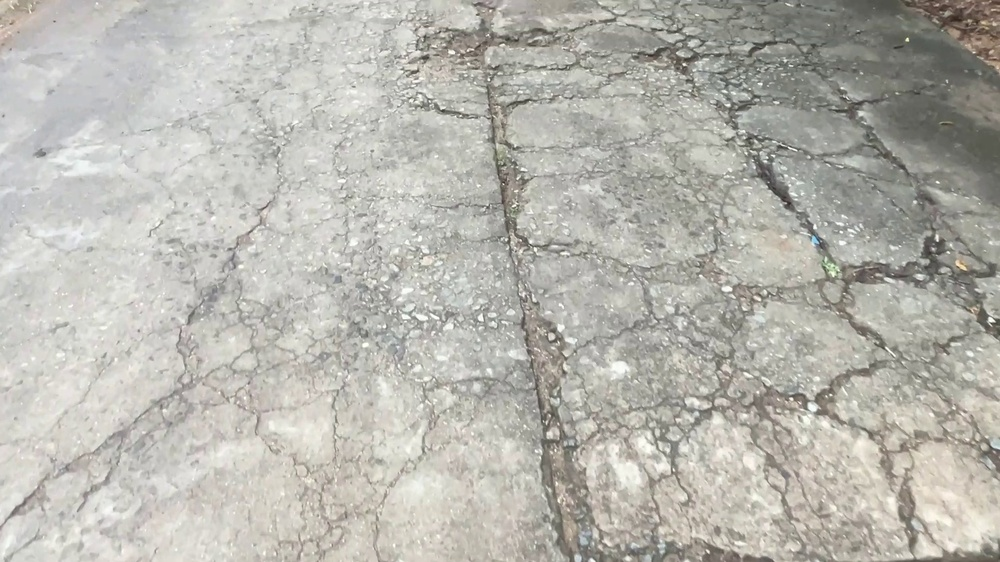
#> input picture frames/selected/aligatorCracking_frame_13.jpg, 1000 x 562 px, shrunk from 1920 x 1080 before the run; its folder holds 4 pictures in this run
$ jupyter execute blurDetection.ipynb   (older library calls are emulated)
#> lines starting #> are read from the running program, lines starting #| are printed output that depends on the picture
[cell 1]
import cv2
import numpy as np
import os
import matplotlib.pyplot as plt
import pandas as pd

input_folder = "../frames/selected"

frame_files = sorted(os.listdir(input_folder))

sharpness_values = []
valid_frames = []

print("\nCalculating Initial Sharpness (Laplacian Variance)...\n")

for file in frame_files:

    if not file.lower().endswith((".jpg", ".jpeg", ".png", ".bmp", ".tif", ".tiff")):
        continue

    path = os.path.join(input_folder, file)
    image = cv2.imread(path)
#> image is the input picture: shape (562, 1000, 3); mean B, G, R 175.1, 182.3, 183.6

    if image is None:
        continue

    gray = cv2.cvtColor(image, cv2.COLOR_BGR2GRAY)

    lap_var = cv2.Laplacian(gray, cv2.CV_64F).var()
#> lap_var = 555.7

    sharpness_values.append(lap_var)
    valid_frames.append((file, gray, lap_var))
#> pass 2 of the loop `for file in frame_files:`:
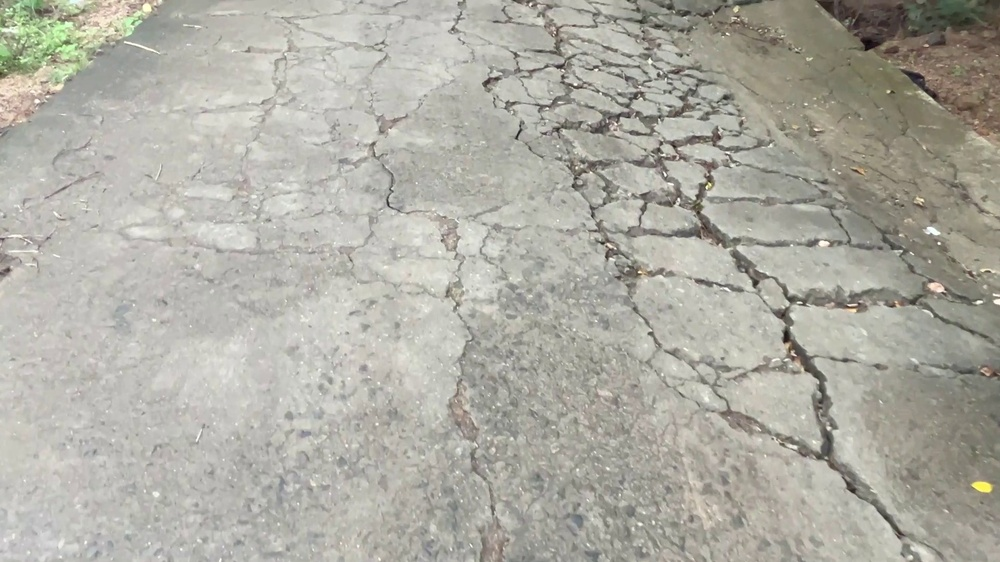
#> input picture frames/selected/aligatorCracking_frame_19.jpg, 1000 x 562 px, shrunk from 1920 x 1080 before the run
#> image is the input picture: shape (562, 1000, 3); mean B, G, R 163.5, 172.9, 174.3
#> `gray = cv2.cvtColor(image, cv2.COLOR_BGR2GRAY)`:
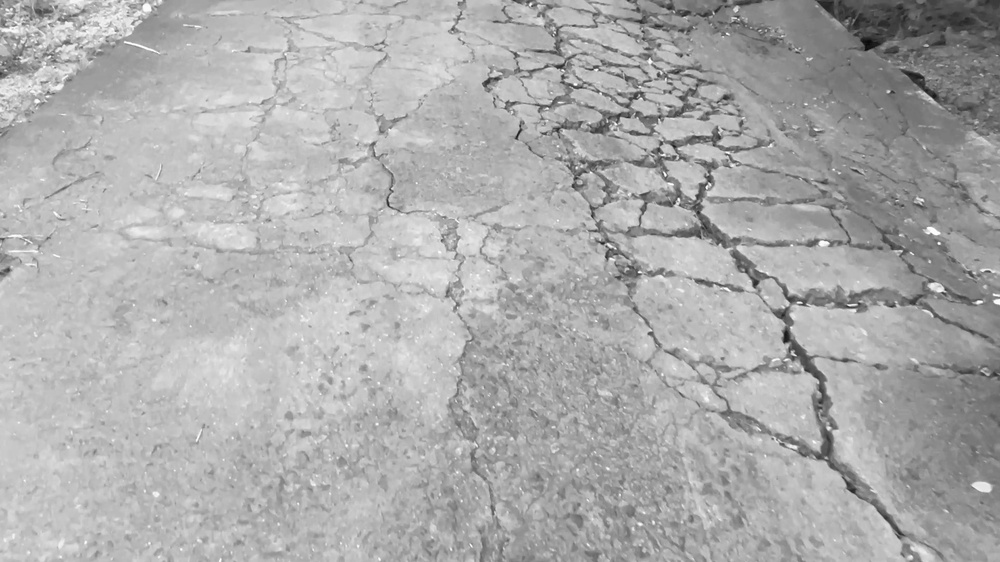
#> gray: shape (562, 1000); min 9, max 255, mean 172.3
#> lap_var = 375.8
#> pass 3 of the loop `for file in frame_files:`:
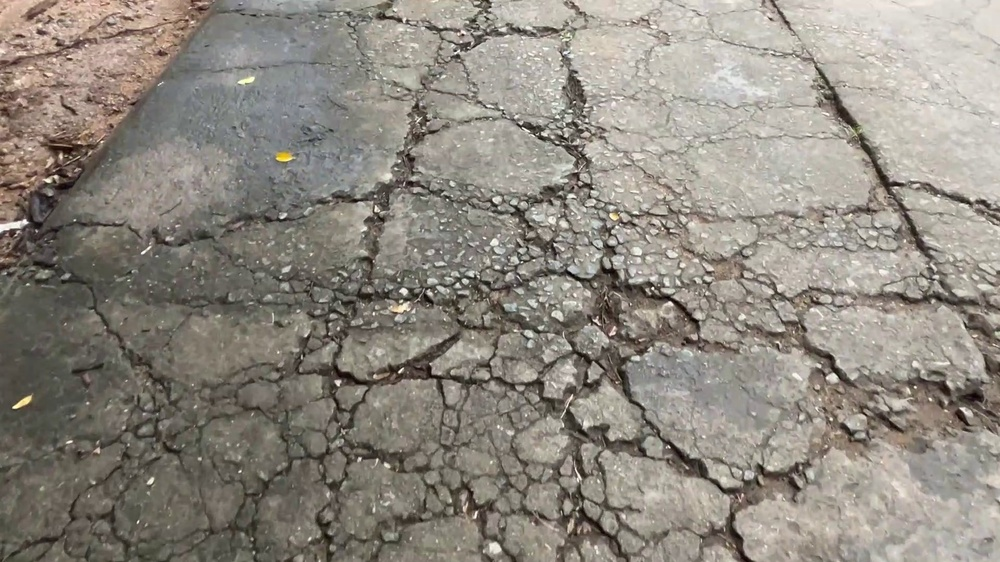
#> input picture frames/selected/aligatorCracking_frame_37.jpg, 1000 x 562 px, shrunk from 1920 x 1080 before the run
#> image is the input picture: shape (562, 1000, 3); mean B, G, R 128.4, 137.4, 143.2
#> `gray = cv2.cvtColor(image, cv2.COLOR_BGR2GRAY)`:
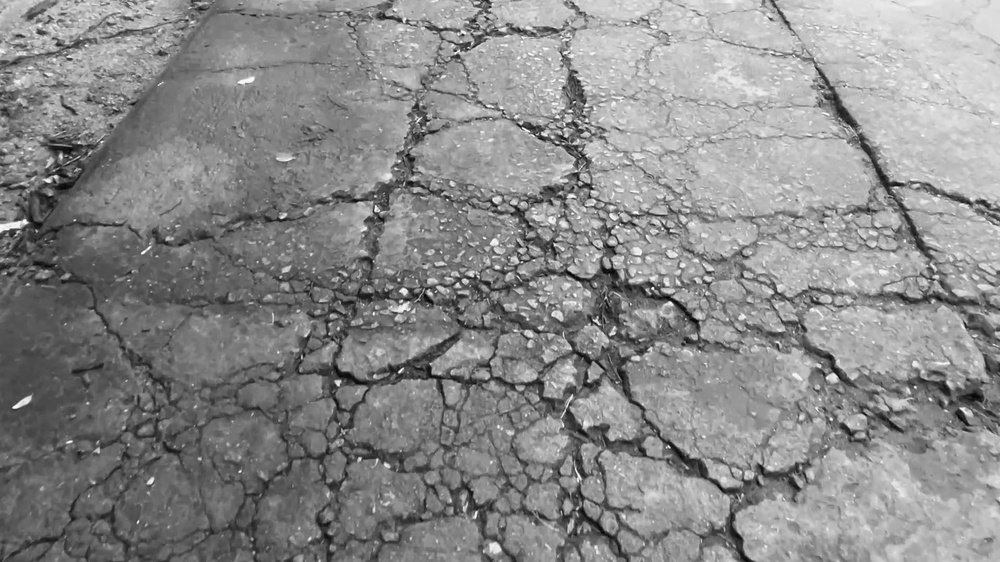
#> gray: shape (562, 1000); min 0, max 254, mean 138.1
#> lap_var = 872.5
#> the loop made 4 passes; the first 3 are shown

print("Total Valid Frames:", len(valid_frames))

if len(valid_frames) == 0:
    print("No valid images found.")
    exit()

mean_sharpness = np.mean(sharpness_values)
std_sharpness = np.std(sharpness_values)
threshold = mean_sharpness - std_sharpness

print("\nMean Sharpness:", round(mean_sharpness,2))
print("Adaptive Blur Threshold:", round(threshold,2))

results = []
display_limit = 5
display_counter = 0

for file, gray, sharp_before in valid_frames:

    if sharp_before < threshold:

        laplacian = cv2.Laplacian(gray, cv2.CV_64F)
        sharpened = gray - laplacian
        sharpened = np.clip(sharpened, 0, 255).astype(np.uint8)

        sharp_after = cv2.Laplacian(sharpened, cv2.CV_64F).var()

        improvement = sharp_after - sharp_before
        improvement_percent = (improvement / sharp_before) * 100 if sharp_before != 0 else 0

        results.append([
            file,
            sharp_before,
            sharp_after,
            improvement,
            improvement_percent
        ])

        if display_counter < display_limit:

            plt.figure(figsize=(10,4))

            plt.subplot(1,2,1)
            plt.imshow(gray, cmap='gray')
            plt.title(f"Before\nSharpness: {round(sharp_before,2)}")
            plt.axis("off")

            plt.subplot(1,2,2)
            plt.imshow(sharpened, cmap='gray')
            plt.title(f"After\nSharpness: {round(sharp_after,2)}")
            plt.axis("off")

            plt.suptitle(file)
            plt.tight_layout()
            plt.show()

            display_counter += 1
#> this loop made 4 passes
#> pass 2, `laplacian = cv2.Laplacian(gray, cv2.CV_64F)`:
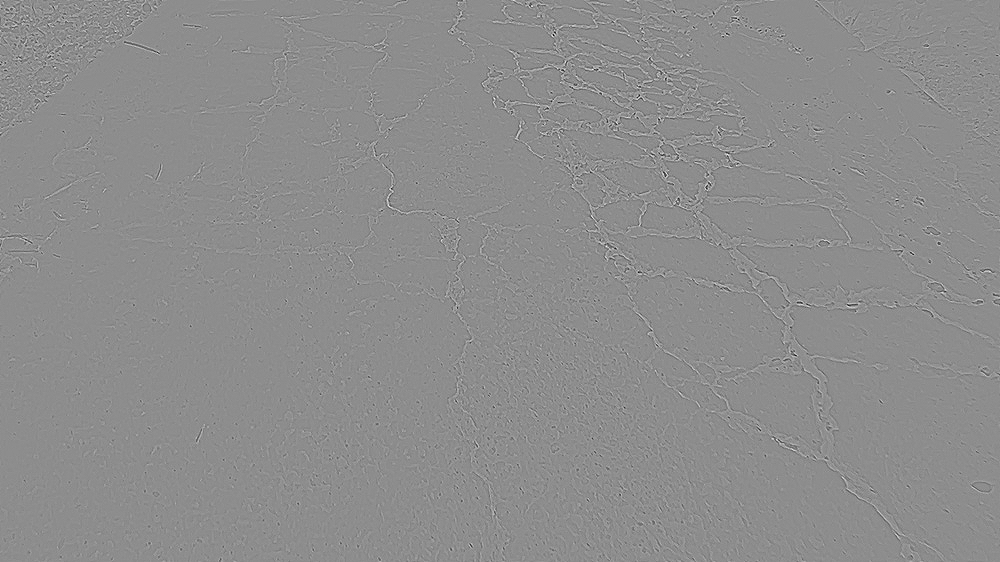
#> laplacian: shape (562, 1000) float64; min -301, max 242, mean 0; drawn with min black and max white
#> pass 2, `sharpened = gray - laplacian`:
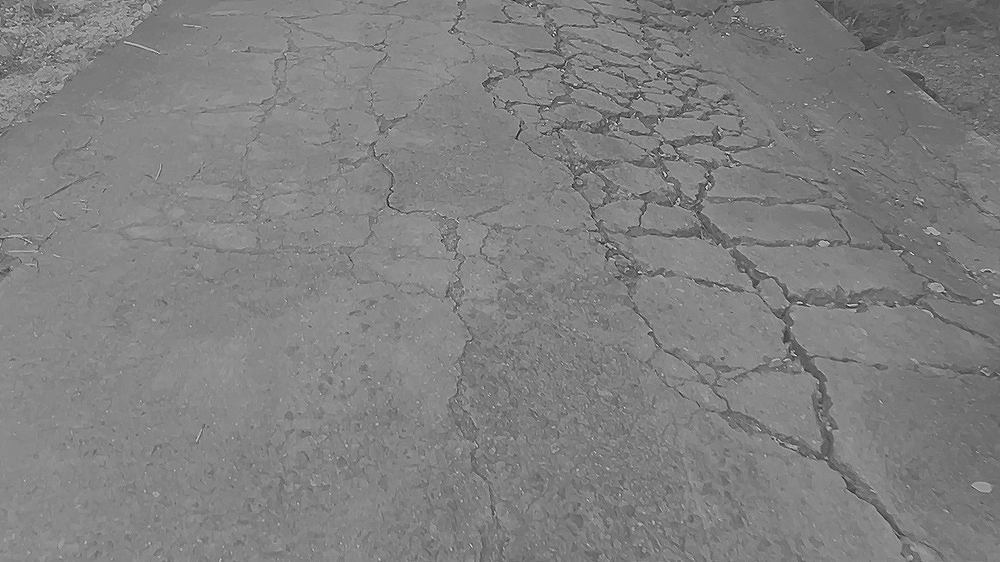
#> sharpened: shape (562, 1000) float64; min -192, max 531, mean 172.3; drawn with min black and max white
#> pass 2, `sharpened = np.clip(sharpened, 0, 255).astype(np.uint8)`:
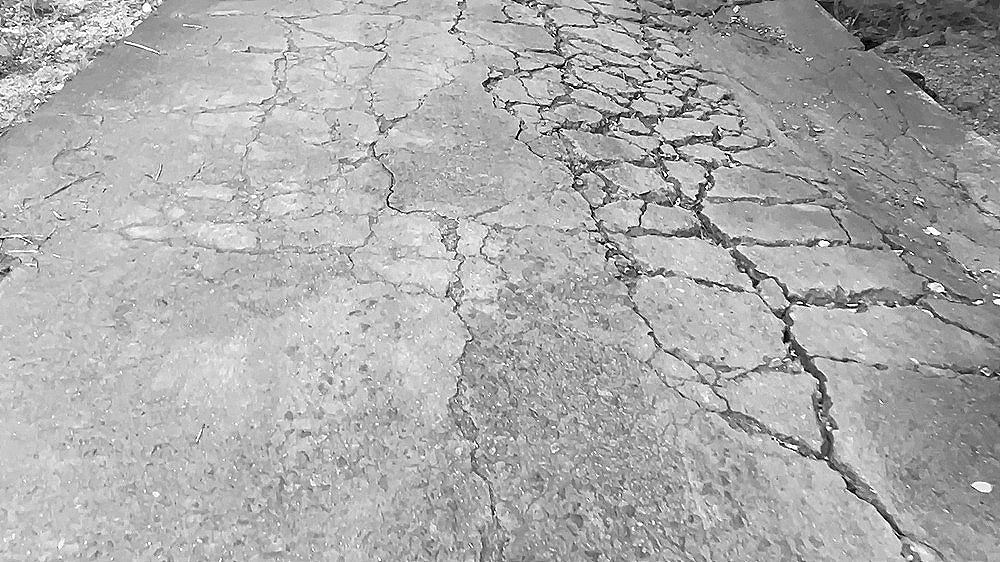
#> sharpened: shape (562, 1000); min 0, max 255, mean 171.9
#> pass 2, `plt.show()`:
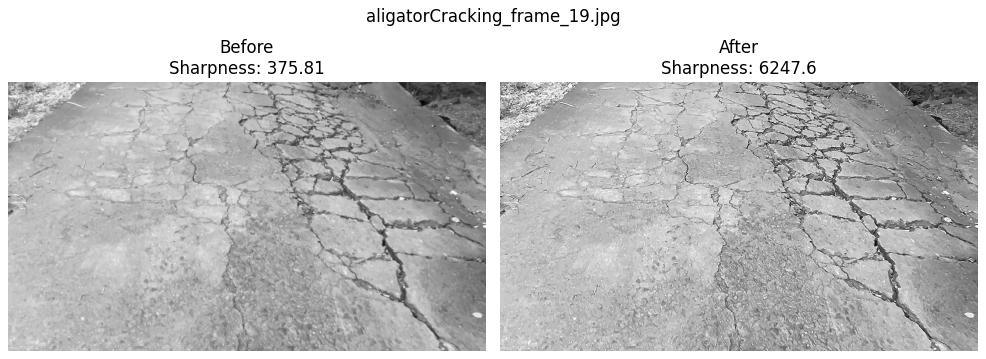
#> figure drawn by matplotlib, 2 panels


df = pd.DataFrame(results, columns=[
    "Frame",
    "Sharpness Before",
    "Sharpness After",
    "Improvement",
    "Improvement (%)"
])

print("\n---------- BLUR REDUCTION ANALYSIS ----------")
print(df)


if not df.empty:

    avg_before = df["Sharpness Before"].mean()
    avg_after = df["Sharpness After"].mean()
    avg_improve = df["Improvement"].mean()
    avg_percent = df["Improvement (%)"].mean()

    print("\nAverage Sharpness Before :", round(avg_before,2))
    print("Average Sharpness After  :", round(avg_after,2))
    print("Average Improvement      :", round(avg_improve,2))
    print("Average Improvement (%)  :", round(avg_percent,2), "%")


    plt.figure(figsize=(8,5))
    plt.plot(df["Sharpness Before"], label="Before")
    plt.plot(df["Sharpness After"], label="After")
    plt.title("Sharpness Before vs After")
    plt.xlabel("Blurred Frame Index")
    plt.ylabel("Laplacian Variance")
    plt.legend()
    plt.show()
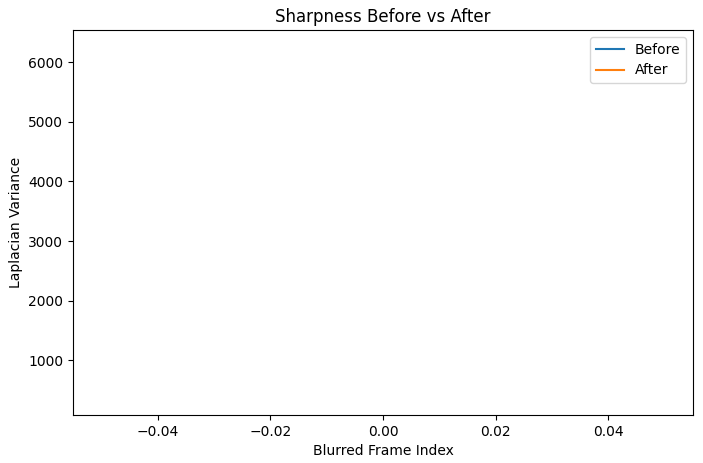
#> figure drawn by matplotlib, 1 panel

else:
    print("\nNo blurred frames detected.")

print("\nBlur Reduction Analysis Completed Successfully.")
